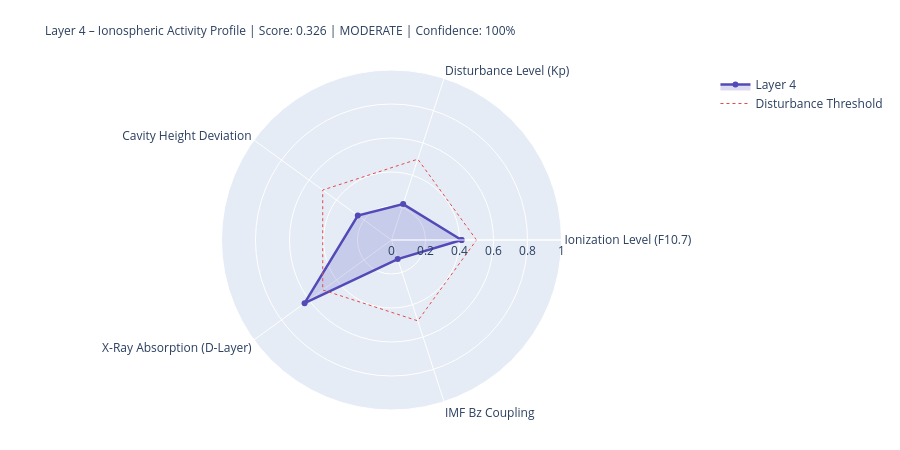

The code cell stored with this chart in its notebook:
### Markdown cell above
---
## 4. State Assessment & Handoff to Layer 5

### Code cell
# ============================================================
# LAYER-4-SCORE
# ============================================================

COMPONENTS = {
    'Ionization Level (F10.7)':    {'score': ioniz,       'source': 'primary' if f107_now else 'from_layer0', 'dynamic': True},
    'Disturbance Level (Kp)':          {'score': disturb,     'source': 'primary' if kp_now   else 'from_layer0', 'dynamic': True},
    'Cavity Height Deviation':    {'score': h_dev,       'source': 'derived',                                'dynamic': True},
    'X-Ray Absorption (D-Layer)':{'score': xray_ioniz,  'source': 'primary' if xray_now else 'missing',     'dynamic': True},
    'IMF Bz Coupling':             {'score': bz_coupling, 'source': 'primary' if bz_now   else 'from_layer0', 'dynamic': True},
}

available    = {k: v['score'] for k, v in COMPONENTS.items() if v['score'] is not None}
unavailable  = [k for k, v in COMPONENTS.items() if v['score'] is None]
layer4_score = round(sum(available.values()) / len(available), 4) if available else None
confidence   = round(len(available) / len(COMPONENTS), 2)
level = ('unknown' if layer4_score is None
         else 'quiet'   if layer4_score < 0.3
         else 'moderate' if layer4_score < 0.6
         else 'active')
dominant_l4 = max(available, key=available.get) if available else 'none'

# Resonance delta for Schumann SR-1
sr1_ref = schumann_freq(1, 80.0)
sr1_now = schumann_freq(1, h_eff)
sr1_delta_mhz = (sr1_now - sr1_ref) * 1000

# Propagation conditions
prop_cond = ('disturbed'   if kp_val > 4
             else 'unsettled' if kp_val > 2
             else 'normal')
if xray_class in ['X', 'M']:
    prop_cond = 'Radio-Blackout moeglich'

W = 68
print('=' * W)
print('LAYER 4 – IONOSPHERE – STATE ASSESSMENT')
print('=' * W)
for name, comp in COMPONENTS.items():
    s = comp['score']
    if s is not None:
        bar = '█' * int(s * 20) + '░' * (20 - int(s * 20))
        print(f'  {name:<36} {bar}  {s:.3f}  [{comp["source"]}]')
    else:
        print(f'  {name:<36} {"─" * 20}  n/a   [missing]')
print('-' * W)
print(f'  Score:          {layer4_score:.3f}  ({len(available)}/{len(COMPONENTS)} components)')
print(f'  Confidence:     {confidence:.0%}')
print(f'  Level:          {level.upper()}')
print(f'  Dominant:       {dominant_l4}')
print(f'  Cavity height:  {h_eff:.1f} km  (Ref: 80.0 km)')
print(f'  SR-1:           {sr1_now:.3f} Hz  (Δ {sr1_delta_mhz:+.1f} mHz vs. ref)')
print(f'  Propagation:    {prop_cond}')
print(f'  X-Ray:          {xray_class}-class  ({xray_now:.2e} W/m²)' if xray_now else '  X-Ray:          n/a')
print('=' * W)

# Radar
cats   = list(available.keys())
vals_r = list(available.values())
if len(cats) >= 3:
    fig = go.Figure()
    fig.add_trace(go.Scatterpolar(
        r=vals_r + [vals_r[0]], theta=cats + [cats[0]],
        fill='toself', fillcolor='rgba(83,74,183,0.20)',
        line=dict(color='#534AB7', width=2.5), name='Layer 4'
    ))
    fig.add_trace(go.Scatterpolar(
        r=[0.5] * (len(cats)+1), theta=cats + [cats[0]],
        line=dict(color='#E24B4A', dash='dot', width=1),
        mode='lines', name='Disturbance Threshold'
    ))
    fig.update_layout(
        title=dict(
            text=f'Layer 4 – Ionospheric Activity Profile | Score: {layer4_score:.3f} | {level.upper()} | Confidence: {confidence:.0%}',
            font=dict(size=12)
        ),
        polar=dict(radialaxis=dict(visible=True, range=[0, 1])),
        height=450, showlegend=True,
        margin=dict(l=80, r=80, t=70, b=40)
    )
    fig.show()

### Figure 1 — Plotly figure (JSON) as saved in the notebook; plotly's stock layout.template omitted (floating-point values rounded to 4 significant figures)
{"data": [{"fill": "toself", "fillcolor": "rgba(83,74,183,0.20)", "line": {"color": "#534AB7", "width": 2.5}, "name": "Layer 4", "r": [0.412, 0.222, 0.245, 0.632, 0.118, 0.412], "theta": ["Ionization Level (F10.7)", "Disturbance Level (Kp)", "Cavity Height Deviation", "X-Ray Absorption (D-Layer)", "IMF Bz Coupling", "Ionization Level (F10.7)"], "type": "scatterpolar"}, {"line": {"color": "#E24B4A", "dash": "dot", "width": 1}, "mode": "lines", "name": "Disturbance Threshold", "r": [0.5, 0.5, 0.5, 0.5, 0.5, 0.5], "theta": ["Ionization Level (F10.7)", "Disturbance Level (Kp)", "Cavity Height Deviation", "X-Ray Absorption (D-Layer)", "IMF Bz Coupling", "Ionization Level (F10.7)"], "type": "scatterpolar"}], "layout": {"height": 450, "margin": {"b": 40, "l": 80, "r": 80, "t": 70}, "polar": {"radialaxis": {"range": [0, 1], "visible": true}}, "showlegend": true, "title": {"font": {"size": 12}, "text": "Layer 4 – Ionospheric Activity Profile | Score: 0.326 | MODERATE | Confidence: 100%"}}}
